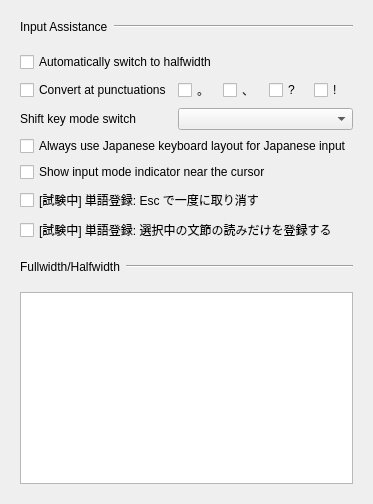
       <widget class="QWidget" name="inputSupportTab">
        <attribute name="title">
         <string>Advanced</string>
        </attribute>
        <layout class="QVBoxLayout" name="inputSupportTabLayout">
         <property name="spacing">
          <number>0</number>
         </property>
         <item>
          <widget class="QFrame" name="inputAssistanceHeader">
           <property name="frameShape">
            <enum>QFrame::Shape::NoFrame</enum>
           </property>
           <property name="class" stdset="0">
            <string>setting-group-header</string>
           </property>
           <layout class="QHBoxLayout" name="horizontalLayout_4">
            <item>
             <widget class="QLabel" name="autoCorrectionLable">
              <property name="text">
               <string>Input Assistance</string>
              </property>
             </widget>
            </item>
            <item>
             <widget class="Line" name="autoCorrectionLine_2">
              <property name="sizePolicy">
               <sizepolicy hsizetype="MinimumExpanding" vsizetype="Fixed">
                <horstretch>0</horstretch>
                <verstretch>0</verstretch>
               </sizepolicy>
              </property>
              <property name="orientation">
               <enum>Qt::Orientation::Horizontal</enum>
              </property>
              <property name="class" stdset="0">
               <string>setting-group-line</string>
              </property>
             </widget>
            </item>
           </layout>
          </widget>
         </item>
         <item>
          <widget class="QFrame" name="inputAssistanceGroup">
           <property name="frameShape">
            <enum>QFrame::Shape::NoFrame</enum>
           </property>
           <property name="class" stdset="0">
            <string>setting-group-layout</string>
           </property>
           <layout class="QGridLayout" name="gridLayout_9">
            <item row="0" column="0" colspan="7">
             <widget class="QCheckBox" name="autoSwitchCompositionMode">
              <property name="text">
               <string>Automatically switch to halfwidth</string>
              </property>
             </widget>
            </item>
            <item row="2" column="0" colspan="3">
             <widget class="QLabel" name="autoCorrectionLable_3">
              <property name="text">
               <string>Shift key mode switch</string>
              </property>
             </widget>
            </item>
            <item row="2" column="3" colspan="4">
             <widget class="QComboBox" name="shiftKeyModeSwitchComboBox">
              <property name="minimumSize">
               <size>
                <width>150</width>
                <height>0</height>
               </size>
              </property>
             </widget>
            </item>
            <item row="1" column="4">
             <widget class="QCheckBox" name="toutenCheckBox">
              <property name="maximumSize">
               <size>
                <width>45</width>
                <height>16777215</height>
               </size>
              </property>
              <property name="text">
               <string>、</string>
              </property>
             </widget>
            </item>
            <item row="1" column="5">
             <widget class="QCheckBox" name="questionMarkCheckBox">
              <property name="maximumSize">
               <size>
                <width>45</width>
                <height>16777215</height>
               </size>
              </property>
              <property name="text">
               <string>?</string>
              </property>
             </widget>
            </item>
            <item row="1" column="0" colspan="3">
             <widget class="QCheckBox" name="useAutoConversion">
              <property name="text">
               <string>Convert at punctuations</string>
              </property>
             </widget>
            </item>
            <item row="1" column="3">
             <widget class="QCheckBox" name="kutenCheckBox">
              <property name="maximumSize">
               <size>
                <width>45</width>
                <height>16777215</height>
               </size>
              </property>
              <property name="text">
               <string>。</string>
              </property>
             </widget>
            </item>
            <item row="1" column="6">
             <widget class="QCheckBox" name="exclamationMarkCheckBox">
              <property name="maximumSize">
               <size>
                <width>45</width>
                <height>16777215</height>
               </size>
              </property>
              <property name="text">
               <string>!</string>
              </property>
             </widget>
            </item>
            <item row="3" column="0" colspan="7">
             <widget class="QCheckBox" name="useJapaneseLayout">
              <property name="enabled">
               <bool>true</bool>
              </property>
              <property name="text">
               <string>Always use Japanese keyboard layout for Japanese input</string>
              </property>
             </widget>
            </item>
            <item row="4" column="0" colspan="7">
             <widget class="QCheckBox" name="useModeIndicator">
              <property name="enabled">
               <bool>true</bool>
              </property>
              <property name="text">
               <string>Show input mode indicator near the cursor</string>
              </property>
             </widget>
            </item>
            <item row="5" column="0" colspan="7">
             <widget class="QCheckBox" name="inlineRegisterCancelAtOnceCheckBox">
              <property name="text">
               <string>[試験中] 単語登録: Esc で一度に取り消す</string>
              </property>
             </widget>
            </item>
            <item row="6" column="0" colspan="7">
             <widget class="QCheckBox" name="inlineRegisterFocusedSegmentCheckBox">
              <property name="text">
               <string>[試験中] 単語登録: 選択中の文節の読みだけを登録する</string>
              </property>
             </widget>
            </item>
           </layout>
          </widget>
         </item>
         <item>
          <widget class="QFrame" name="fullwidthHalfwidthHeader">
           <property name="frameShape">
            <enum>QFrame::Shape::NoFrame</enum>
           </property>
           <property name="class" stdset="0">
            <string>setting-group-header</string>
           </property>
           <layout class="QHBoxLayout" name="horizontalLayout_6">
            <item>
             <widget class="QLabel" name="autoCorrectionLable_2">
              <property name="text">
               <string>Fullwidth/Halfwidth</string>
              </property>
             </widget>
            </item>
            <item>
             <widget class="Line" name="halffullWidthLine">
              <property name="sizePolicy">
               <sizepolicy hsizetype="MinimumExpanding" vsizetype="Fixed">
                <horstretch>0</horstretch>
                <verstretch>0</verstretch>
               </sizepolicy>
              </property>
              <property name="orientation">
               <enum>Qt::Orientation::Horizontal</enum>
              </property>
              <property name="class" stdset="0">
               <string>setting-group-line</string>
              </property>
             </widget>
            </item>
           </layout>
          </widget>
         </item>
         <item>
          <widget class="QFrame" name="fullwidthHalfwidthGroup">
           <property name="frameShape">
            <enum>QFrame::Shape::NoFrame</enum>
           </property>
           <property name="class" stdset="0">
            <string>setting-group-layout</string>
           </property>
           <layout class="QVBoxLayout" name="verticalLayout_8">
            <item>
             <widget class="CharacterFormEditor" name="characterFormEditor">
              <property name="sizePolicy">
               <sizepolicy hsizetype="Expanding" vsizetype="Expanding">
                <horstretch>0</horstretch>
                <verstretch>0</verstretch>
               </sizepolicy>
              </property>
             </widget>
            </item>
           </layout>
          </widget>
         </item>
        </layout>
       </widget>
